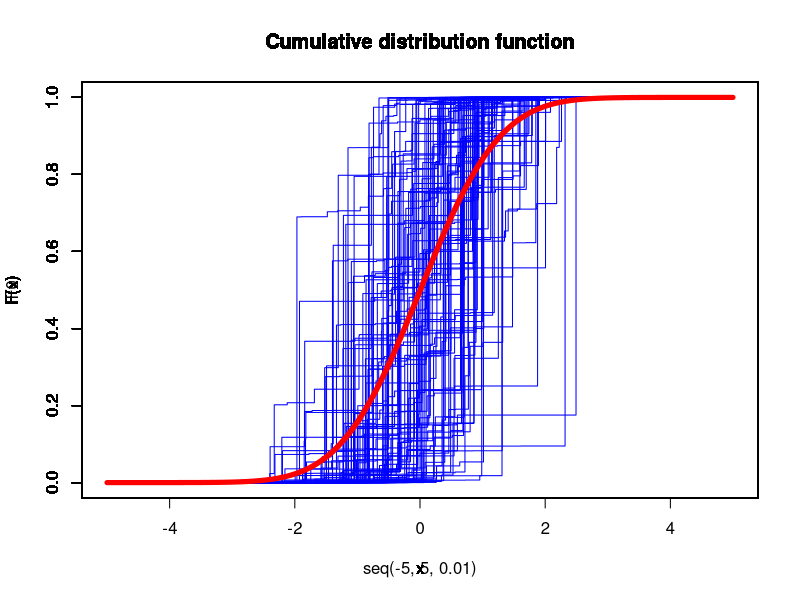

Write the R code that produced this figure.
nFunc <- 100
nPoints <- 100
alpha=1
mu=0
S <- matrix(rep(0,nFunc*nPoints),nFunc)
W <- matrix(rep(0,nFunc*nPoints),nFunc)
S_s <- matrix(rep(0,nFunc*nPoints),nFunc)
W_cdf <- matrix(rep(0,nFunc*nPoints),nFunc)
png("1b.png")

for(ff in 1:nFunc) {
	s <- rnorm(nPoints)
	w <- rep(0,nPoints)
	b <- rbeta(nPoints,1,alpha)
	wsum <- 0
	for(i in 1:nPoints) {
		w[i] <- (1-wsum)*b[i]
		wsum <- wsum + w[i]
	}
	S[ff,] <- s
	W[ff,] <- w
	s_ <- sort(s,index.return=TRUE)
	w_sorted <- w[s_$ix]
	s_sorted <- s_$x
	w_cdf <- w_sorted
	for(i in 2:nPoints) {
		w_cdf[i] <- w_cdf[i] + w_cdf[i-1]
	}
	W_cdf[ff,] <- w_cdf
	S_s[ff,] <- s_sorted
	plot(c(s_sorted[1]-3,s_sorted,s_sorted[length(s_sorted)]+3),c(0,w_cdf,1),type = "s",xaxt="n", xlab = "x", ylab = "F(x)", main = "Cumulative distribution function",col="blue")
	par(new=T)
}

# Now plot the Mean of all the Fs and also F0
mean_w <- colMeans(W_cdf)
mean_s <- colMeans(S_s)
F0 <- pnorm(seq(-5,5,0.01))

#plot(mean_s,mean_w,type="s",col="blue")
#par(new=T)
plot(seq(-5,5,0.01),F0,type="s",col="red",lwd=5)
dev.off()



